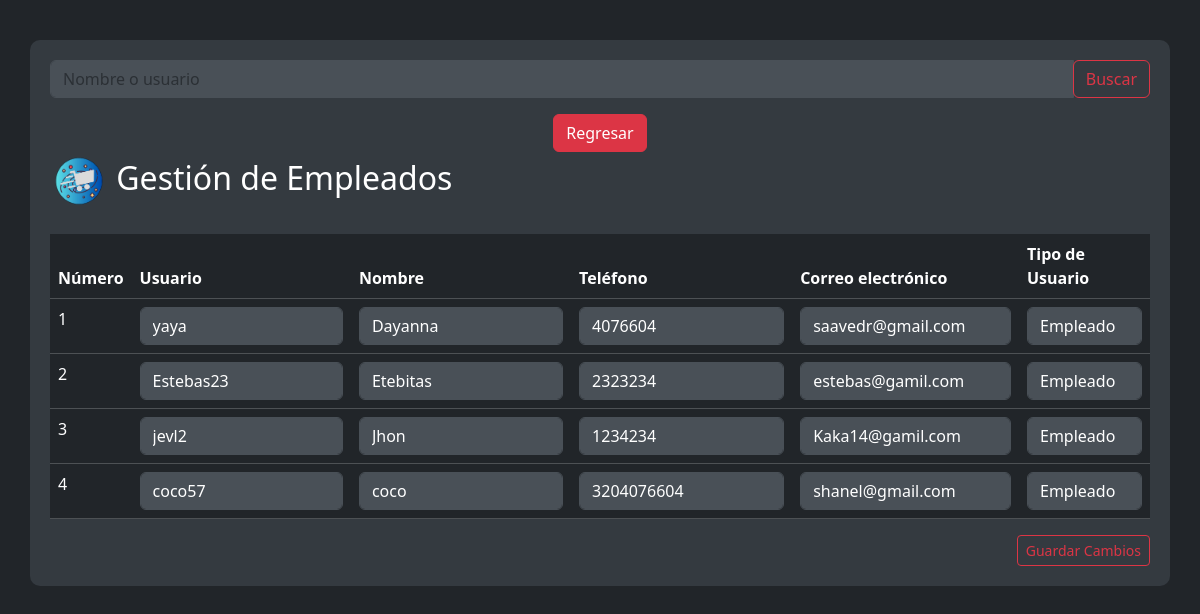
/gestionempleados.php (signed in), run on the app's committed database.
### tables this page shows
CREATE TABLE `usuarios` (
  `id_usuario` int(11) NOT NULL,
  `usuario` varchar(20) DEFAULT NULL,
  `nombre` varchar(20) DEFAULT NULL,
  `correo_electronico` varchar(30) DEFAULT NULL,
  `telefono` varchar(15) DEFAULT NULL,
  `contraseña_usuario` varchar(100) DEFAULT NULL,
  `id_tipos` int(11) DEFAULT NULL,
  `codigo_recuperacion` varchar(255) DEFAULT NULL,
  `aceptado` varchar(2) DEFAULT NULL,
  `Foto` varchar(255) DEFAULT NULL
);

### gestionempleados.php (the view, shortened to what this page needs)
<?php
include_once 'conexion.php';
include_once("sweetarch.php");
$searchQuery = "";
$query_empleados = "SELECT * FROM usuarios WHERE id_tipos = 4 AND aceptado = 'si'";
$statement_empleados = $con->prepare($query_empleados);
$statement_empleados->execute();
$empleados = $statement_empleados->fetchAll(PDO::FETCH_ASSOC);
?>
<!DOCTYPE html>
<html lang="en">
<head>
    <link rel="stylesheet" href="CSS/bootstrap.css">
    <link rel="stylesheet" href="CSS/alerta.css">
</head>
<body>
    <div class="container">
        <form method="GET" action="">
            <div class="input-group mb-3">
                <input type="text" class="form-control" id="search" name="search" placeholder="Nombre o usuario" value="<?php echo htmlspecialchars($searchQuery); ?>" aria-label="Buscar" aria-describedby="search-label">
                <div class="input-group-append">
                    <button type="submit" class="btn btn-outline-danger">Buscar</button>
                </div>
            </div>
        </form>
    <div class="row mt-3">
        <div class="col-12 text-center">
            <a href="index.php" class="btn btn-danger">Regresar</a>
        </div>
    </div>
        <form action="" method="POST">
            <div class="modal-body">
                <h2 class="mb-4">        <img class="m-1" src="IMG/Spacemark ico_transparent.ico" alt="SpaceMark Logo" height="50">
                Gestión de Empleados </h2>
                <table class="table table-dark">
                    <thead>
                        <tr>
                            <th scope="col">Número</th>
                            <th scope="col">Usuario</th>
                            <th scope="col">Nombre</th>
                            <th scope="col">Teléfono</th>
                            <th scope="col">Correo electrónico</th>
                            <th scope="col">Tipo de Usuario</th>
                        </tr>
                    </thead>
                    <tbody>
                        <?php
                        $numero = 1;
                        foreach ($empleados as $empleado) {
                            echo "<tr>";
                            echo "<td>" . $numero++ . "</td>";
                            echo "<td><input type='text' class='form-control' name='usuario[" . htmlspecialchars($empleado['id_usuario']) . "]' value='" . htmlspecialchars($empleado['usuario']) . "' readonly></td>";
                            echo "<td><input type='text' class='form-control' name='nombre[" . htmlspecialchars($empleado['id_usuario']) . "]' value='" . htmlspecialchars($empleado['nombre']) . "' readonly></td>";
                            echo "<td><input type='text' class='form-control' name='telefono[" . htmlspecialchars($empleado['id_usuario']) . "]' value='" . htmlspecialchars($empleado['telefono']) . "'></td>";
                            echo "<td><input type='email' class='form-control' name='correo_electronico[" . htmlspecialchars($empleado['id_usuario']) . "]' value='" . htmlspecialchars($empleado['correo_electronico']) . "'></td>";
                            echo "<td>";
                            echo "<select name='tipo_usuario[" . htmlspecialchars($empleado['id_usuario']) . "]' class='form-control'>";
                            echo "<option value='4'" . ($empleado['id_tipos'] == 4 ? ' selected' : '') . ">Empleado</option>";
                            echo "</select>";
                            echo "</td>";
                            echo "</tr>";
                        }
                        ?>
                    </tbody>
                </table>
            </div>
            <div class="modal-footer">
                <button type="submit" class="btn btn-outline-danger btn-sm" name="guardar_empleado">Guardar Cambios</button>
            </div>
        </form>
    </div>
</body>
</html>

### gestionempleados.php (style rules this page uses)
body { background-color: #212529; color: #ffffff; padding-top: 20px; }
.container { background-color: #343a40; color: #ffffff; padding: 20px; border-radius: 10px; margin-top: 20px; }
.table-dark { background-color: #343a40; color: #ffffff; border-radius: 10px; margin-top: 20px; }
.form-control { background-color: #495057; color: #ffffff; border-color: #495057; }
.btn-outline-danger { color: #dc3545; border-color: #dc3545; }

### data on the page
usuarios: usuario "yaya", nombre "Dayanna", telefono "4076604", correo_electronico "saavedr@gmail.com", id_tipos+id_usuario "Empleado"
usuarios: usuario "Estebas23", nombre "Etebitas", telefono "2323234", correo_electronico "estebas@gamil.com", id_tipos+id_usuario "Empleado"
usuarios: usuario "jevl2", nombre "Jhon", telefono "1234234", correo_electronico "Kaka14@gamil.com", id_tipos+id_usuario "Empleado"
usuarios: usuario "coco57", nombre "coco", telefono "3204076604", correo_electronico "shanel@gmail.com", id_tipos+id_usuario "Empleado"
